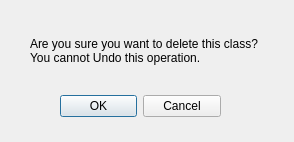
<?xml version="1.0" encoding="UTF-8"?>
<ui version="4.0">
 <class>DeleteClassConfirmation</class>
 <widget class="QDialog" name="DeleteClassConfirmation">
  <property name="geometry">
   <rect>
    <x>0</x>
    <y>0</y>
    <width>294</width>
    <height>142</height>
   </rect>
  </property>
  <property name="windowTitle">
   <string>Dialog</string>
  </property>
  <widget class="QDialogButtonBox" name="buttonBox">
   <property name="geometry">
    <rect>
     <x>60</x>
     <y>90</y>
     <width>161</width>
     <height>32</height>
    </rect>
   </property>
   <property name="orientation">
    <enum>Qt::Horizontal</enum>
   </property>
   <property name="standardButtons">
    <set>QDialogButtonBox::Cancel|QDialogButtonBox::Ok</set>
   </property>
  </widget>
  <widget class="QLabel" name="label">
   <property name="geometry">
    <rect>
     <x>30</x>
     <y>20</y>
     <width>241</width>
     <height>61</height>
    </rect>
   </property>
   <property name="text">
    <string>Are you sure you want to delete this class? You cannot Undo this operation.</string>
   </property>
   <property name="alignment">
    <set>Qt::AlignLeading|Qt::AlignLeft|Qt::AlignVCenter</set>
   </property>
   <property name="wordWrap">
    <bool>true</bool>
   </property>
  </widget>
 </widget>
 <resources/>
 <connections>
  <connection>
   <sender>buttonBox</sender>
   <signal>accepted()</signal>
   <receiver>DeleteClassConfirmation</receiver>
   <slot>accept()</slot>
   <hints>
    <hint type="sourcelabel">
     <x>248</x>
     <y>254</y>
    </hint>
    <hint type="destinationlabel">
     <x>157</x>
     <y>274</y>
    </hint>
   </hints>
  </connection>
  <connection>
   <sender>buttonBox</sender>
   <signal>rejected()</signal>
   <receiver>DeleteClassConfirmation</receiver>
   <slot>reject()</slot>
   <hints>
    <hint type="sourcelabel">
     <x>316</x>
     <y>260</y>
    </hint>
    <hint type="destinationlabel">
     <x>286</x>
     <y>274</y>
    </hint>
   </hints>
  </connection>
 </connections>
</ui>
